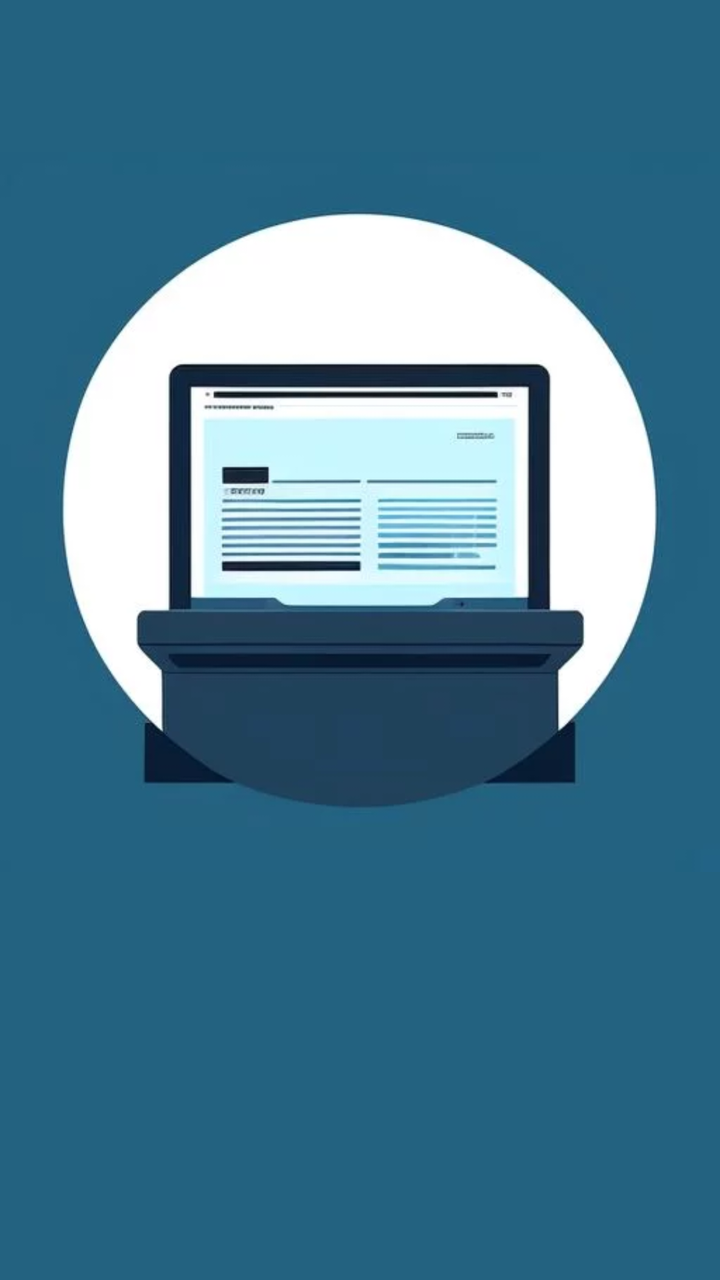
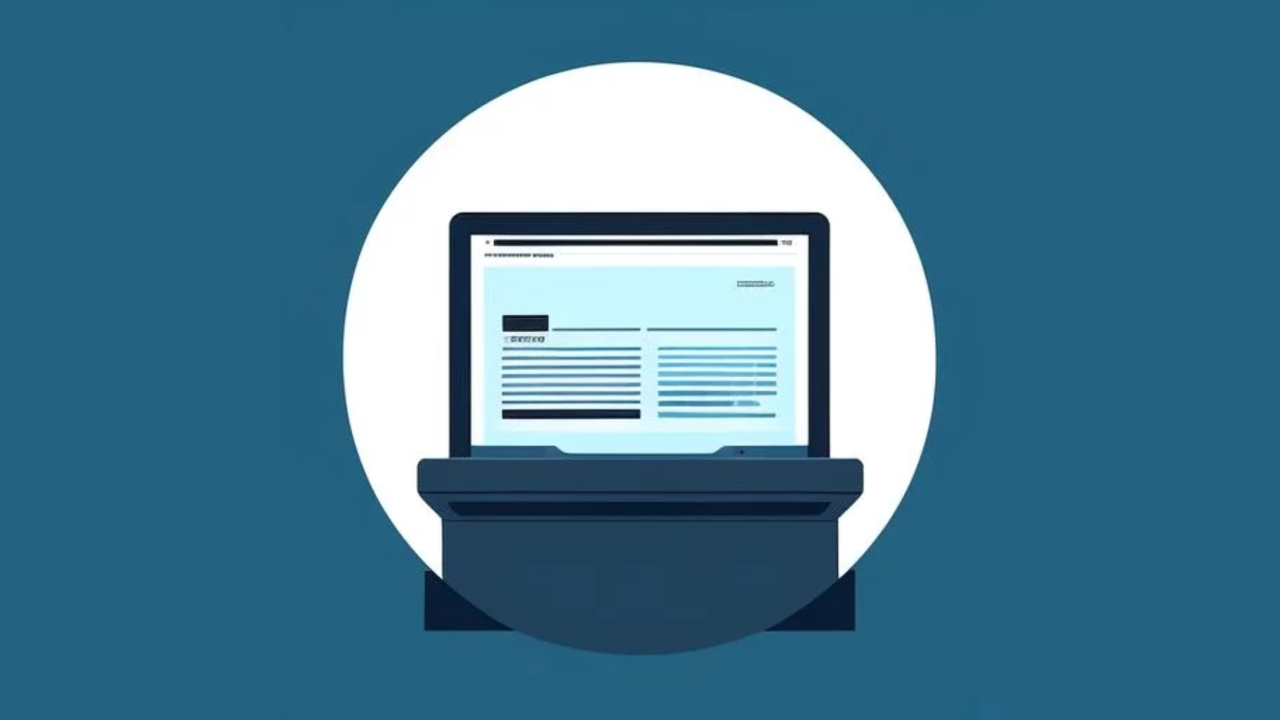

Compare how this app lays out the same screen by default and in its alternative resource folder. The renders come first, then the two layout files and the values they reference.
<!-- AndroidManifest.xml: application theme Theme.WordWizard.Launcher -->
<!-- res/layout/download_screen.xml -->
<?xml version="1.0" encoding="utf-8"?>

<RelativeLayout xmlns:android="http://schemas.android.com/apk/res/android"
    xmlns:app="http://schemas.android.com/apk/res-auto"
    android:layout_width="match_parent"
    android:layout_height="match_parent"
    android:background="#236280"
    android:id="@+id/download_layout">

    <ImageView
        android:id="@+id/imageView3"
        android:layout_width="wrap_content"
        android:layout_height="wrap_content"
        android:layout_gravity="center"
        android:src="@drawable/scan_download"
        android:contentDescription="@string/download_screen_description" />

    <ProgressBar
        android:id="@+id/progress_indicator"
        android:layout_width="80dp"
        android:layout_height="80dp"
        android:layout_below="@+id/imageView3"
        android:layout_alignParentEnd="true"
        android:layout_marginTop="40dp"
        android:layout_marginEnd="155dp"
        android:layout_marginBottom="131dp"
        android:indeterminateTint="#222780"
        app:layout_constraintBottom_toBottomOf="parent"
        app:layout_constraintEnd_toEndOf="parent" />

</RelativeLayout>
<!-- resources referenced by this layout -->
<resources>
  <!-- drawable scan_download: jpg bitmap (drawable, 21293 bytes) -->
  <string name="download_screen_description">Download Screen</string>
</resources>
<!-- res/layout-land/download_screen.xml (the repository's variant of the layout above) -->
<!-- drawn on the phone turned sideways -->
<?xml version="1.0" encoding="utf-8"?>

<RelativeLayout xmlns:android="http://schemas.android.com/apk/res/android"
    xmlns:app="http://schemas.android.com/apk/res-auto"
    android:layout_width="match_parent"
    android:layout_height="match_parent"
    android:background="#236280"
    android:id="@+id/download_layout">

    <ImageView
        android:id="@+id/imageView3"
        android:layout_width="wrap_content"
        android:layout_height="wrap_content"
        android:layout_alignParentStart="true"
        android:layout_alignParentTop="true"
        android:layout_alignParentEnd="true"
        android:layout_marginStart="0dp"
        android:layout_marginTop="0dp"
        android:contentDescription="@string/download_screen_description"
        android:src="@drawable/scan_download" />

    <ProgressBar
        android:id="@+id/progress_indicator"
        android:layout_width="100dp"
        android:layout_height="100dp"
        android:layout_below="@+id/imageView3"
        android:layout_alignParentEnd="true"
        android:layout_marginTop="40dp"
        android:layout_marginEnd="585dp"
        android:layout_marginBottom="131dp"
        android:indeterminateTint="#222780"
        app:layout_constraintBottom_toBottomOf="parent"
        app:layout_constraintEnd_toEndOf="parent" />

</RelativeLayout>
